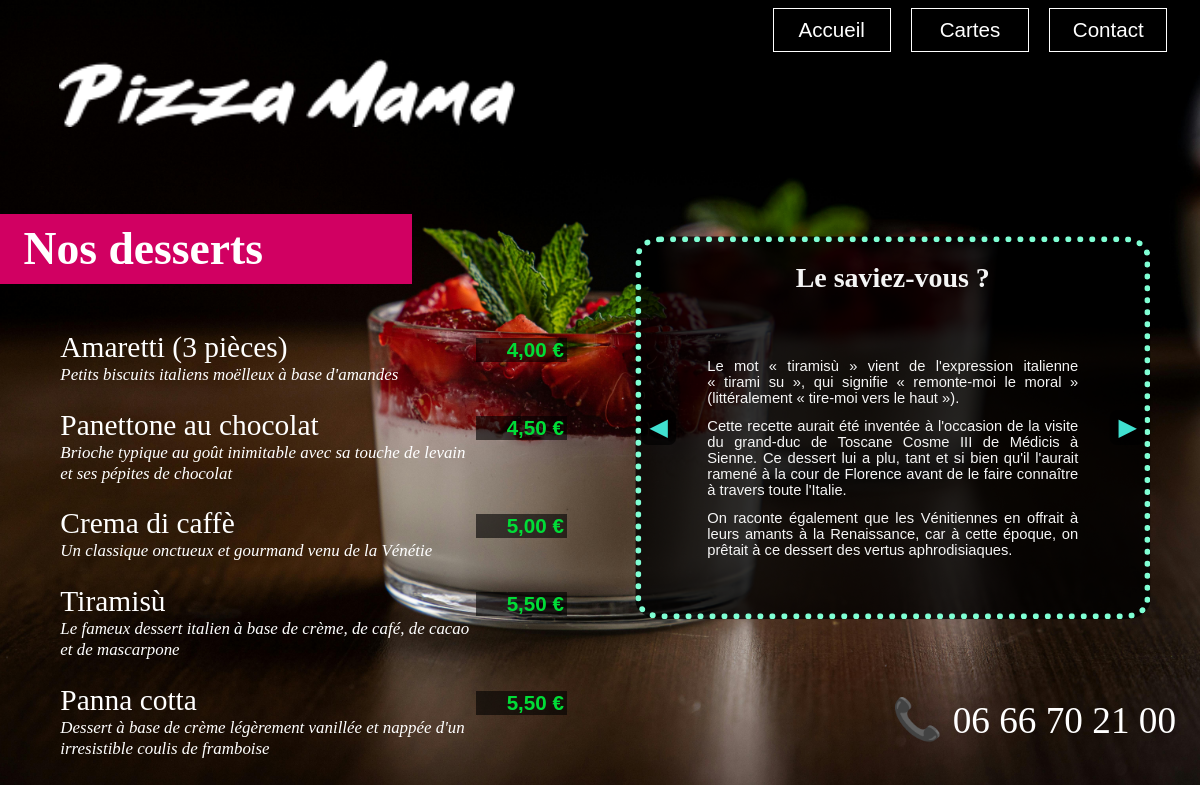
Page /dessert/ on the committed database.
### dessert/models.py (models this page shows, shortened)
class Dessert(models.Model):
    name = models.CharField(max_length=200)
    description = models.CharField(max_length=400)
    price = models.FloatField(default=0)

### dessert/views.py (the view)
# urls.py: path('', views.index, name="dessert"),
def index(request):
    dessert = Dessert.objects.all().order_by('price')
    return render(request, 'dessert/index.html', { 'dessert': dessert })

### dessert/templates/dessert/index.html (shortened to what this page needs)
{% extends 'menu/base.html' %}
{% load static %}
    {% block css %}<link rel="stylesheet" href="{% static 'dessert/style.css' %}">{% endblock %}
    {% block food %}
        <h1>Nos desserts</h1>
        <section class="list">
            {% for i in dessert %}
            <span class="name">{{ i.name }}</span>
            <span class="price">{{ i.price | floatformat:2 }} €</span>
            <span class="description"><i>{{ i.description }}</i></span>
            {% endfor %}
        </section>
    {% endblock %}
    {% block stories %}
    <div class="did-you-know">
        <h2>Le saviez-vous ?</h2>
        <div class="story" id="tiramisu">
            <p>Le mot «&nbsp;tiramisù&nbsp;» vient de l'expression italienne «&nbsp;tirami su&nbsp;»,
            qui signifie «&nbsp;remonte-moi le moral&nbsp;» (littéralement «&nbsp;tire-moi vers le haut&nbsp;»).</p>
            <p>Cette recette aurait été inventée à l'occasion de la visite du grand-duc de Toscane Cosme III de Médicis à Sienne.
            Ce dessert lui a plu, tant et si bien qu'il l'aurait ramené à la cour de Florence avant de le faire connaître à travers toute l'Italie.</p>
            <p>On raconte également que les Vénitiennes en offrait à leurs amants à la Renaissance, car à cette époque, on prêtait à ce dessert des vertus aphrodisiaques.</p>
        </div>
        <button class="arrow" id="left" data-action="-1">◀</button>
        <button class="arrow" id="right" data-action="1">▶</button>
    </div>
    {% endblock %}

### menu/templates/menu/base.html (shortened to what this page needs)
{% load static %}
<!DOCTYPE html>
<html lang="fr">
<head>
    {% block css %}<spannk rel="stylesheet" href="{% static 'menu/base.css' %}">{% endblock %}
</head>
<body>
    <nav data-position="fixed">
        <span class="nav-menu">
            <span class="drop-down"><a href="http://127.0.0.1:8000/main" target="_blank">Accueil</a></span>
            <span class="drop-down"><a href="#" id="food">Cartes</a>
                <span class="dropper">
                </span>
            </span>
            <span class="drop-down" id="contact"><a href="http://127.0.0.1:8000/contact" target="_blank">Contact</a></span>
        </span>
    </nav>
    <a href="/main"><img id="logo" src="{% static 'menu/images/small_logo.png' %}"></a>
    {% block food %}{% endblock %}
    {% block stories %}{% endblock %}
    <footer id="phone" data-position="fixed">📞&nbsp;<a href="tel:+33666702100">06 66 70 21 00</a></footer>
</body>
</html>

### dessert/static/dessert/style.css (style rules this page uses)
* { margin: 0; padding: 0; box-sizing: border-box; }
:root { --veil: rgb(0, 0, 0, 0.6); --veil2: rgb(0, 0, 0, 0.8); --veil3: rgb(250, 250, 250, 0.5); --highlight: rgb(209, 209, 209, 0.4); --light-green: rgb(0, 221, 55); --footer-height: 6.6rem; }
body { background-image: url('images/pexels-eduardo-krajan-424982200-15359109.jpg'); background-repeat: no-repeat; background-size: cover; background-position: center right; height: auto; background-attachment: fixed; }
nav { position: fixed; right: 2%; top: 1%; }
.drop-down { display: inline-block; margin: 0 0.6rem; }
.drop-down a, .sub a { display: inline-block; text-align: center; padding: 0.6rem 0; width: 8rem; font-size: 1.4rem; text-decoration: none; font-family: 'Trebuchet MS', 'Lucida Sans Unicode', 'Lucida Grande', 'Lucida Sans', Arial, sans-serif; color: white; border: 1px solid white; background-color: var(--veil); }
img { display: inline; margin: 4rem; width: 31rem; }
h1 { max-width: 28rem; background-color: rgb(209, 0, 98); color: white; font-family: verdana; font-size: 3.1rem; margin: 1.6rem 0; padding: 0.6rem 1.6rem; }
.list { color: white; margin-top: 0; margin-left: 4.1rem; margin-bottom: 4.2rem; }
.name { display: inline-block; width: 28rem; font-size: 2rem; margin-top: 1.6rem; }
.price { display: inline-block; width: 6.2rem; text-align: right; padding-right: 0.2rem; font-size: 1.4rem; font-weight: bold; font-family: arial; background-color: var(--veil); color: var(--light-green); }
.description { display: block; width: 28rem; font-size: 1.25rem; font-style: italic; }
div.did-you-know { position: relative; position: fixed; float: right; right: 7.25%; top: 54%; transform: translate(7.25%, -54%); height: 26rem; width: 35rem; background-color: var(--veil2); color: whitesmoke; border: 6px aquamarine dotted; border-radius: 5%; }
.did-you-know h2 { position: absolute; left: 50%; top: 6%; transform: translate(-50%, -6%); width: 80%; text-align: center; font-family: cursive; font-size: 1.9rem; }
.story { position: absolute; width: 26rem; left: 50%; top: 69%; transform: translate(-50%, -69%); opacity: 0; transition: opacity 0.8s ease-out; }
.story.on { opacity: 1; }
.story p { padding: 0.4rem; text-align: justify; font-size: 1rem; font-family: 'Trebuchet MS', 'Lucida Sans Unicode', 'Lucida Grande', 'Lucida Sans', Arial, sans-serif; }
.arrow { cursor: pointer; position: absolute; font-family: Arial, Helvetica, sans-serif; font-size: 1.5rem; font-weight: bold; top: 50%; padding: 0.3rem 0.6rem; border-radius: 20%; border: none; background-color: rgba(0, 0, 0, 0.666); color: turquoise; }
.arrow#left { right: 100%; transform: translate(100%, -50%); }
.arrow#right { left: 100%; transform: translate(-100%, -50%); }
footer#phone { position: fixed; bottom: 6%; right: 2%; transform: translate(2%, 6%); font-size: 2.75rem; height: var(--footer-height); padding: 1rem 0.4rem 0.6rem; }
#phone a { color: white; text-decoration: none; }
@media only screen and (max-width: 1470px),
    screen and (max-height: 669px) { * { font-size: 92%; } }

### rows in the picture
Dessert: name "Amaretti (3 pièces)", price "4,00", description "Petits biscuits italiens moëlleux à base d'amandes"
Dessert: name "Panettone au chocolat", price "4,50", description "Brioche typique au goût inimitable avec sa touche de levain et ses pépites de chocolat"
Dessert: name "Crema di caffè", price "5,00", description "Un classique onctueux et gourmand venu de la Vénétie"
Dessert: name "Tiramisù", price "5,50", description "Le fameux dessert italien à base de crème, de café, de cacao et de mascarpone"
Dessert: name "Panna cotta", price "5,50", description "Dessert à base de crème légèrement vanillée et nappée d'un irresistible coulis de framboise"
